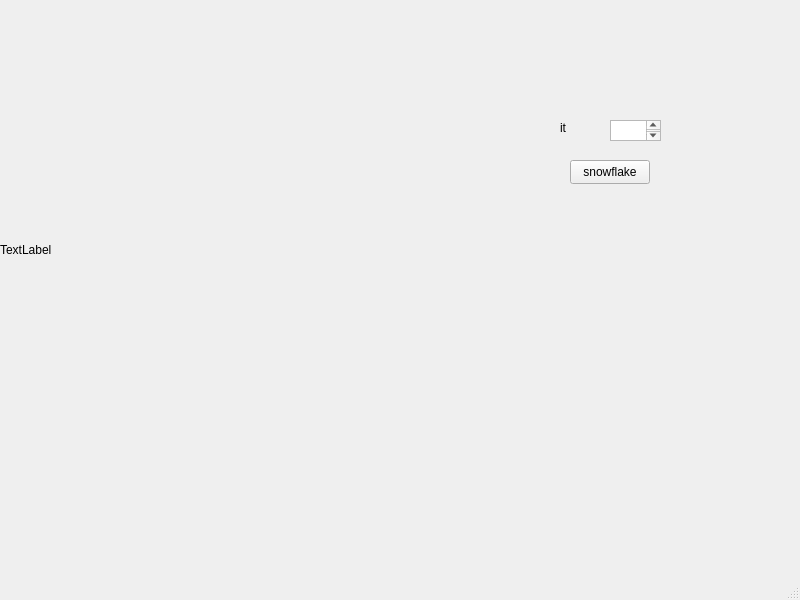
<?xml version="1.0" encoding="UTF-8"?>
<ui version="4.0">
 <class>MainWindow</class>
 <widget class="QMainWindow" name="MainWindow">
  <property name="geometry">
   <rect>
    <x>0</x>
    <y>0</y>
    <width>800</width>
    <height>600</height>
   </rect>
  </property>
  <property name="windowTitle">
   <string>MainWindow</string>
  </property>
  <widget class="QWidget" name="centralwidget">
   <widget class="QPushButton" name="pushButton">
    <property name="geometry">
     <rect>
      <x>570</x>
      <y>160</y>
      <width>80</width>
      <height>24</height>
     </rect>
    </property>
    <property name="text">
     <string>snowflake</string>
    </property>
   </widget>
   <widget class="QLabel" name="label">
    <property name="geometry">
     <rect>
      <x>0</x>
      <y>0</y>
      <width>500</width>
      <height>500</height>
     </rect>
    </property>
    <property name="text">
     <string>TextLabel</string>
    </property>
   </widget>
   <widget class="QTextEdit" name="textEdit">
    <property name="geometry">
     <rect>
      <x>610</x>
      <y>120</y>
      <width>51</width>
      <height>21</height>
     </rect>
    </property>
   </widget>
   <widget class="QLabel" name="label_2">
    <property name="geometry">
     <rect>
      <x>560</x>
      <y>120</y>
      <width>49</width>
      <height>16</height>
     </rect>
    </property>
    <property name="text">
     <string>it</string>
    </property>
   </widget>
  </widget>
  <widget class="QMenuBar" name="menubar">
   <property name="geometry">
    <rect>
     <x>0</x>
     <y>0</y>
     <width>800</width>
     <height>21</height>
    </rect>
   </property>
  </widget>
  <widget class="QStatusBar" name="statusbar"/>
 </widget>
 <resources/>
 <connections/>
</ui>
